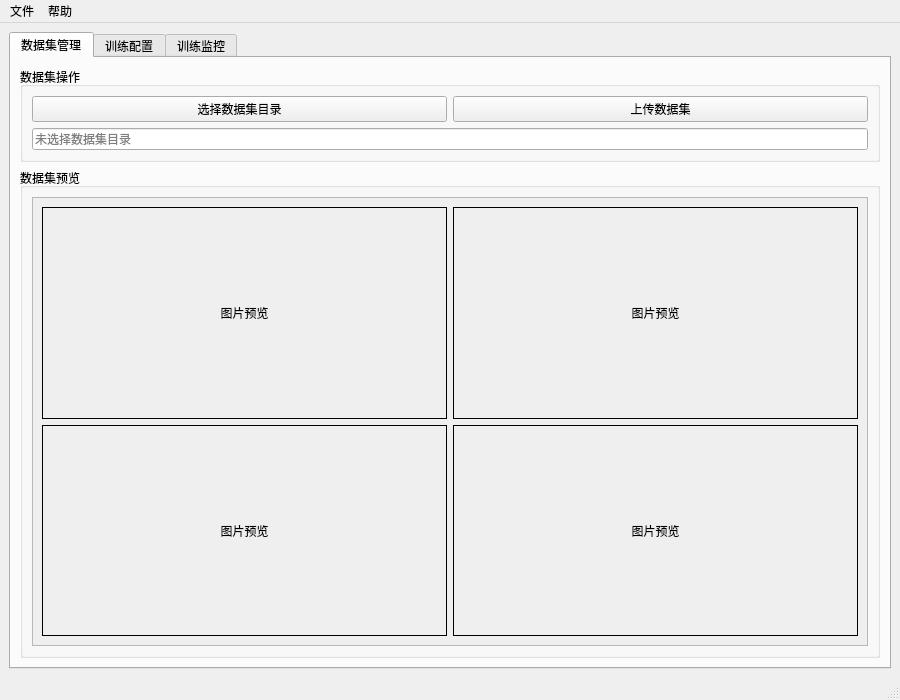
<?xml version="1.0" encoding="UTF-8"?>
<ui version="4.0">
 <class>MainWindow</class>
 <widget class="QMainWindow" name="MainWindow">
  <property name="geometry">
   <rect>
    <x>0</x>
    <y>0</y>
    <width>900</width>
    <height>700</height>
   </rect>
  </property>
  <property name="windowTitle">
   <string>YOLO训练客户端</string>
  </property>
  <widget class="QWidget" name="centralwidget">
   <layout class="QVBoxLayout" name="verticalLayout">
    <item>
     <widget class="QTabWidget" name="tabWidget">
      <property name="currentIndex">
       <number>0</number>
      </property>
      <widget class="QWidget" name="tabDataset">
       <attribute name="title">
        <string>数据集管理</string>
       </attribute>
       <layout class="QVBoxLayout" name="verticalLayout_2">
        <item>
         <widget class="QGroupBox" name="groupBox">
          <property name="title">
           <string>数据集操作</string>
          </property>
          <layout class="QVBoxLayout" name="verticalLayout_3">
           <item>
            <layout class="QHBoxLayout" name="horizontalLayout">
             <item>
              <widget class="QPushButton" name="btnSelectDataset">
               <property name="text">
                <string>选择数据集目录</string>
               </property>
              </widget>
             </item>
             <item>
              <widget class="QPushButton" name="btnUploadDataset">
               <property name="text">
                <string>上传数据集</string>
               </property>
              </widget>
             </item>
            </layout>
           </item>
           <item>
            <widget class="QLineEdit" name="lineDatasetPath">
             <property name="readOnly">
              <bool>true</bool>
             </property>
             <property name="placeholderText">
              <string>未选择数据集目录</string>
             </property>
            </widget>
           </item>
          </layout>
         </widget>
        </item>
        <item>
         <widget class="QGroupBox" name="groupBox_2">
          <property name="title">
           <string>数据集预览</string>
          </property>
          <layout class="QVBoxLayout" name="verticalLayout_4">
           <item>
            <widget class="QScrollArea" name="scrollArea">
             <property name="widgetResizable">
              <bool>true</bool>
             </property>
             <widget class="QWidget" name="scrollAreaWidgetContents">
              <property name="geometry">
               <rect>
                <x>0</x>
                <y>0</y>
                <width>836</width>
                <height>475</height>
               </rect>
              </property>
              <layout class="QGridLayout" name="gridLayout">
               <item row="0" column="0">
                <widget class="QLabel" name="labelImage1">
                 <property name="frameShape">
                  <enum>QFrame::Box</enum>
                 </property>
                 <property name="text">
                  <string>图片预览</string>
                 </property>
                 <property name="alignment">
                  <set>Qt::AlignCenter</set>
                 </property>
                </widget>
               </item>
               <item row="0" column="1">
                <widget class="QLabel" name="labelImage2">
                 <property name="frameShape">
                  <enum>QFrame::Box</enum>
                 </property>
                 <property name="text">
                  <string>图片预览</string>
                 </property>
                 <property name="alignment">
                  <set>Qt::AlignCenter</set>
                 </property>
                </widget>
               </item>
               <item row="1" column="0">
                <widget class="QLabel" name="labelImage3">
                 <property name="frameShape">
                  <enum>QFrame::Box</enum>
                 </property>
                 <property name="text">
                  <string>图片预览</string>
                 </property>
                 <property name="alignment">
                  <set>Qt::AlignCenter</set>
                 </property>
                </widget>
               </item>
               <item row="1" column="1">
                <widget class="QLabel" name="labelImage4">
                 <property name="frameShape">
                  <enum>QFrame::Box</enum>
                 </property>
                 <property name="text">
                  <string>图片预览</string>
                 </property>
                 <property name="alignment">
                  <set>Qt::AlignCenter</set>
                 </property>
                </widget>
               </item>
              </layout>
             </widget>
            </widget>
           </item>
          </layout>
         </widget>
        </item>
       </layout>
      </widget>
      <widget class="QWidget" name="tabTraining">
       <attribute name="title">
        <string>训练配置</string>
       </attribute>
       <layout class="QVBoxLayout" name="verticalLayout_5">
        <item>
         <widget class="QGroupBox" name="groupBox_3">
          <property name="title">
           <string>模型配置</string>
          </property>
          <layout class="QFormLayout" name="formLayout">
           <item row="0" column="0">
            <widget class="QLabel" name="label">
             <property name="text">
              <string>模型类型:</string>
             </property>
            </widget>
           </item>
           <item row="0" column="1">
            <widget class="QComboBox" name="comboModelType">
             <item>
              <property name="text">
               <string>YOLOv8 Nano (yolov8n.pt)</string>
              </property>
             </item>
             <item>
              <property name="text">
               <string>YOLOv8 Small (yolov8s.pt)</string>
              </property>
             </item>
             <item>
              <property name="text">
               <string>YOLOv8 Medium (yolov8m.pt)</string>
              </property>
             </item>
             <item>
              <property name="text">
               <string>YOLOv8 Large (yolov8l.pt)</string>
              </property>
             </item>
             <item>
              <property name="text">
               <string>YOLOv8 XLarge (yolov8x.pt)</string>
              </property>
             </item>
            </widget>
           </item>
           <item row="1" column="0">
            <widget class="QLabel" name="label_2">
             <property name="text">
              <string>训练轮次 (epochs):</string>
             </property>
            </widget>
           </item>
           <item row="1" column="1">
            <widget class="QSpinBox" name="spinEpochs">
             <property name="minimum">
              <number>1</number>
             </property>
             <property name="maximum">
              <number>1000</number>
             </property>
             <property name="value">
              <number>10</number>
             </property>
            </widget>
           </item>
           <item row="2" column="0">
            <widget class="QLabel" name="label_3">
             <property name="text">
              <string>批次大小 (batch):</string>
             </property>
            </widget>
           </item>
           <item row="2" column="1">
            <widget class="QSpinBox" name="spinBatchSize">
             <property name="minimum">
              <number>1</number>
             </property>
             <property name="maximum">
              <number>64</number>
             </property>
             <property name="value">
              <number>32</number>
             </property>
            </widget>
           </item>
           <item row="3" column="0">
            <widget class="QLabel" name="label_4">
             <property name="text">
              <string>学习率 (learning rate):</string>
             </property>
            </widget>
           </item>
           <item row="3" column="1">
            <widget class="QDoubleSpinBox" name="spinLearningRate">
             <property name="decimals">
              <number>5</number>
             </property>
             <property name="maximum">
              <double>1.000000000000000</double>
             </property>
             <property name="singleStep">
              <double>0.000100000000000</double>
             </property>
             <property name="value">
              <double>0.001000000000000</double>
             </property>
            </widget>
           </item>
          </layout>
         </widget>
        </item>
        <item>
         <widget class="QGroupBox" name="groupBox_4">
          <property name="title">
           <string>数据增强</string>
          </property>
          <layout class="QGridLayout" name="gridLayout_2">
           <item row="0" column="1">
            <widget class="QCheckBox" name="checkBlur">
             <property name="text">
              <string>高斯模糊</string>
             </property>
            </widget>
           </item>
           <item row="2" column="0">
            <widget class="QCheckBox" name="checkNoise">
             <property name="text">
              <string>随机噪声</string>
             </property>
            </widget>
           </item>
           <item row="0" column="0">
            <widget class="QCheckBox" name="checkFlip">
             <property name="text">
              <string>随机水平翻转</string>
             </property>
             <property name="checked">
              <bool>false</bool>
             </property>
            </widget>
           </item>
           <item row="1" column="0">
            <widget class="QCheckBox" name="checkUseGPU">
             <property name="text">
              <string>GPU加速</string>
             </property>
             <property name="checked">
              <bool>true</bool>
             </property>
            </widget>
           </item>
           <item row="1" column="1">
            <widget class="QCheckBox" name="checkRotation">
             <property name="text">
              <string>随机旋转</string>
             </property>
            </widget>
           </item>
          </layout>
         </widget>
        </item>
        <item>
         <widget class="QPushButton" name="btnStartTraining">
          <property name="styleSheet">
           <string notr="true">QPushButton {
    background-color: #2874a6;
    color: white;
    border: none;
    padding: 8px;
    border-radius: 4px;
    font-weight: bold;
}
QPushButton:hover {
    background-color: #1a5276;
}
QPushButton:pressed {
    background-color: #154360;
}</string>
          </property>
          <property name="text">
           <string>开始训练</string>
          </property>
         </widget>
        </item>
       </layout>
      </widget>
      <widget class="QWidget" name="tabMonitoring">
       <attribute name="title">
        <string>训练监控</string>
       </attribute>
       <layout class="QVBoxLayout" name="verticalLayout_6">
        <item>
         <widget class="QGroupBox" name="groupBox_5">
          <property name="title">
           <string>训练进度</string>
          </property>
          <layout class="QVBoxLayout" name="verticalLayout_7">
           <item>
            <widget class="QProgressBar" name="progressBar">
             <property name="value">
              <number>0</number>
             </property>
            </widget>
           </item>
           <item>
            <widget class="QPushButton" name="btnStopTraining">
             <property name="text">
              <string>停止训练</string>
             </property>
            </widget>
           </item>
           <item>
            <widget class="QLabel" name="labelProgress">
             <property name="text">
              <string>准备训练...</string>
             </property>
             <property name="alignment">
              <set>Qt::AlignCenter</set>
             </property>
            </widget>
           </item>
          </layout>
         </widget>
        </item>
        <item>
         <widget class="QGroupBox" name="groupBox_6">
          <property name="title">
           <string>训练指标</string>
          </property>
          <layout class="QVBoxLayout" name="verticalLayout_8">
           <item>
            <widget class="QComboBox" name="plotSelect">
             <item>
              <property name="text">
               <string>Loss 曲线</string>
              </property>
             </item>
             <item>
              <property name="text">
               <string>mAP 曲线</string>
              </property>
             </item>
             <item>
              <property name="text">
               <string>Precision 曲线</string>
              </property>
             </item>
             <item>
              <property name="text">
               <string>Recall 曲线</string>
              </property>
             </item>
            </widget>
           </item>
           <item>
            <widget class="QWidget" name="plotWidget" native="true">
             <property name="sizePolicy">
              <sizepolicy hsizetype="Expanding" vsizetype="Expanding">
               <horstretch>0</horstretch>
               <verstretch>0</verstretch>
              </sizepolicy>
             </property>
             <property name="minimumSize">
              <size>
               <width>100</width>
               <height>100</height>
              </size>
             </property>
            </widget>
           </item>
          </layout>
         </widget>
        </item>
        <item>
         <widget class="QGroupBox" name="groupBox_7">
          <property name="title">
           <string>训练日志</string>
          </property>
          <layout class="QHBoxLayout" name="horizontalLayout_4">
           <item>
            <widget class="QTextEdit" name="textEditLog">
             <property name="minimumSize">
              <size>
               <width>1</width>
               <height>0</height>
              </size>
             </property>
             <property name="readOnly">
              <bool>true</bool>
             </property>
            </widget>
           </item>
          </layout>
         </widget>
        </item>
       </layout>
      </widget>
     </widget>
    </item>
   </layout>
  </widget>
  <widget class="QMenuBar" name="menubar">
   <property name="geometry">
    <rect>
     <x>0</x>
     <y>0</y>
     <width>900</width>
     <height>22</height>
    </rect>
   </property>
   <widget class="QMenu" name="menuFile">
    <property name="title">
     <string>文件</string>
    </property>
    <addaction name="actionNewProject"/>
    <addaction name="actionOpenProject"/>
    <addaction name="separator"/>
    <addaction name="actionExit"/>
   </widget>
   <widget class="QMenu" name="menuHelp">
    <property name="title">
     <string>帮助</string>
    </property>
    <addaction name="actionAbout"/>
    <addaction name="separator"/>
   </widget>
   <addaction name="menuFile"/>
   <addaction name="menuHelp"/>
  </widget>
  <widget class="QStatusBar" name="statusbar"/>
  <action name="actionNewProject">
   <property name="text">
    <string>新建项目</string>
   </property>
  </action>
  <action name="actionOpenProject">
   <property name="text">
    <string>打开项目...</string>
   </property>
  </action>
  <action name="actionExit">
   <property name="text">
    <string>退出</string>
   </property>
  </action>
  <action name="actionAbout">
   <property name="text">
    <string>关于</string>
   </property>
  </action>
 </widget>
 <resources/>
 <connections/>
</ui>
